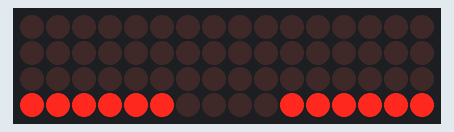
Bench run of a sketch on a simulated Arduino Uno, built with avr-gcc and run on an emulated ATmega328P. On the bench: 16×4 LED matrix. Wiring (inferred from the names in the program): LED cube drawn one layer per row (orientation assumed): layers A0, A1, A3, A2; columns pin 13, pin 12, pin 11, pin 10, pin 9, pin 8, pin 7, pin 6, pin 5, pin 4, pin 3, pin 2, pin 1, pin 0, A5, A4.

Above: at 2.99 s.
At 7.31 s:
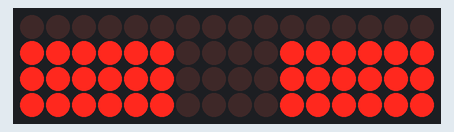
At 12.17 s:
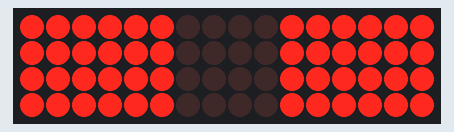
At 21.32 s:
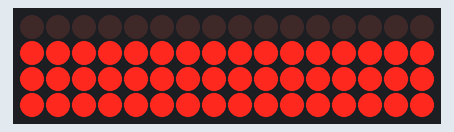
At 29.21 s:
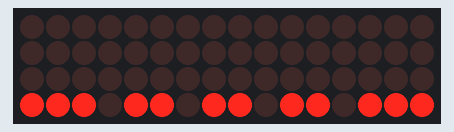
At 37.1 s:
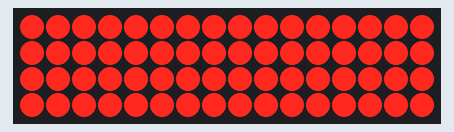

The sketch:

Version1.0__My_code.ino
```cpp
/*
 * Date: 22 March 2017
 * Ross Oliver
 *
  4x4x4 LED Cube -- Arduino_Uno
  Connection Setup:
  Columns
  [(x,y)-Pin]
  (1,1)-13
  (1,2)-12
  (1,3)-11
  (1,4)-10
  (2,1)-9
  (2,2)-8
  (2,3)-7
  (2,4)-6
  (3,1)-5
  (3-2)-4
  (3-3)-3
  (3,4)-2
  (4,1)-1
  (4,2)-0
  (4,3)-A5
  (4,4)-A4


  Layers
  [layer-Pin]
  a-A0
  b-A1
  c-A3
  d-A2

if you turn on a row or column of led's, you have to turn them off later.
 before next pattern has started.

*/


//initializing and declaring led rows
  int column[]={13,12,11,10,9,8,7,6,5,4,3,2,1,0,A5,A4}; // 16 ROWS
  //int column[16]={13,12,11,10,9,8,7,6,5,4,3,2,1,0,A5,A4}; // ROWS

//initializing and declaring led layers

  // layer (A0 - A), (A1 - B),(A2 - D),(A3 - C)
  int layer[]={A0, A1, A3, A2}; // LAYERS
  //int layer[4]={A3,A2,A1,A0}; // LAYERS


void setup() {
  //setting up pins from (1,1) through to (4,4)

  for(int i = 0; i< 16; i++)
  {
    pinMode(column[i], OUTPUT);
  }

  //setting layers to output "A,B,C,D"
  // 1=A, 2=B, 3=C, 4=D
  for(int i = 0; i<4; i++)
  {
    pinMode(layer[i], OUTPUT);
  }

  //seeding random for random pattern
  randomSeed(analogRead(10));
}

void TurnallOn()
{
  ////////////////////////////////////////////////////////////turn all on

  // turn on all Columns
  for(int i = 0; i<16; i++)
  {
    digitalWrite(column[i], 0);
  }

  //turning on layers
  for(int i = 0; i<4; i++)
  {
    digitalWrite(layer[i], 1);
  }
}

void TurnallOff()
{
  ////////////////////////////////////////////////////////////turn all on

  // turn on all Columns
  for(int i = 0; i<16; i++)
  {
    digitalWrite(column[i], 1);
  }

  //turning on layers
  for(int i = 0; i<4; i++)
  {
    digitalWrite(layer[i], 0);
  }
}

///////////////////////////////////////////////////////turn columns off
void turnColumnsOff()
{
  for(int i = 0; i<16; i++)
  {
    digitalWrite(column[i], 1);
  }
}


void FlashEachLedSeperatly() {
  //////////// turns on every LED starting from the top and works its way to the bottom.

  // NOTATION: (X,Y)PIN --> (Associated PIN)


    TurnallOff();
    int i;
    int j;
    int vector;

    for(j = 3; j>=0;j--) // from top to bottom
    {
      digitalWrite(layer[j], 1); // one layer at a time
      digitalWrite(layer[j+1], 0); // turn off previous layer

        vector = j%2; // checks if the LED layer pos.
        // if top level --> forward dir. next level down direction of LED will switch
        // for next layer direction will switch again

        ////////// forward from D(1,1) --> D(4,4)
          for (i=0; i < 16 && vector == 1; i++) // increment though the column LED's
          {
          digitalWrite(column[i], 0); // turns of LED
          delay(200);                 // delay for 0.2 seconds
          digitalWrite(column[i],1); // turns of the prev. LED
          }

        ////////// backwards from D(4,4) --> D(1,1)
        for (i=15; i > 0 && vector == 0; i--) // decrement though the column LED's
        {
          digitalWrite(column[i], 0);
          delay(200);
          digitalWrite(column[i], 1);
        }
    }

    for(j = 0; j<=3;j++) // from bottom to top
    {
      digitalWrite(layer[j], 1); // turn on one layer at a time
      digitalWrite(layer[j-1], 0); // turn off previous layer

        vector = j%2; // checks if the LED layer pos.
        // if top level --> forward dir. next level down direction of LED will switch
        // for next layer direction will switch again

        ////////// forward from D(1,1) --> D(4,4)
          for (i=0; i < 16 && vector == 0; i++)
          {
          digitalWrite(column[i], 0);
          delay(200);
          digitalWrite(column[i],1);
          }

        ////////// backwards from D(4,4) --> D(1,1)
        for (i=15; i > 0 && vector == 1; i--)
        {
          digitalWrite(column[i], 0);
          delay(200);
          digitalWrite(column[i], 1);
        }
    }
}

void SmallSquare()
{

  //7 3 4 8
  //int column[]={13,12,11,10,9,8,7,6,5,4,3,2,1,0,A5,A4}; // ROWS

  //digitalWrite(column[5], 1);
  //digitalWrite(column[9], 1);
  //digitalWrite(column[10], 1);
  //digitalWrite(column[6], 1);

 TurnallOn();
 int j = 0;
  digitalWrite(layer[1], 1);
  digitalWrite(layer[2], 1);


 while (j <= 15) {


  if (j != 5 && 7 <= j && j >= 11)
  {
  digitalWrite(column[j], 1);
  j++;
 }
 else if (j < 15) {
  digitalWrite(column[j], 1);
  j++;
  }
 }
 j = 0;

}


void Turn_on_one()
{
  TurnallOff();

  digitalWrite(column[10], 0);
  digitalWrite(layer[2], 1);
}

void test_square() {

  TurnallOff();

  digitalWrite(layer[1], 1);
  digitalWrite(layer[2], 1);

  digitalWrite(column[5], 0);
  digitalWrite(column[6], 0);
  digitalWrite(column[9], 0);
  digitalWrite(column[10], 0);
}
// 5 6 9 10

  /* to make this modulated
   *  ie
   *
   *  where x is dependenf on the size of the cube
   *  the pin# will get smaller expanding the size of the cube
   *  8+x adds on antother led (corner one) maybe??
   *  for(7-x ; 8+x; i++
   *      digitalWtite(column[i],0)
   *
   *   y is dep on size will get larger for every itteration untill size 4
   *
   *
   *   for(2-y ; 3+x; i++
   *      digitalWtite(layer[i],1)
  }*/


//////////////////////////////////////////////////////////////propeller
void propeller()
{
  TurnallOff();
  int x = 90;
  for(int y = 4; y>0; y--)
  {
    for(int i = 0; i<6; i++)
    {
      //turn on layer
      digitalWrite(layer[y-1], 1);
      //a1
      turnColumnsOff();

      for(int j=0; j<16; j=j+5)
      {
        digitalWrite(column[j], 0);
      }

      delay(x);

      //b1
      turnColumnsOff();

      for (int k=4; k <= 5 && 10 <= k && k <= 11 ; k++)
      {
      digitalWrite(column[k], 0);
      }
      delay(x);

      //c1
      turnColumnsOff();

      for (int l=6; l<=9; l++)
      {
      digitalWrite(column[l], 0);
      }
      delay(x);

      //d1
      turnColumnsOff();

      for (int m = 3; m <= 12; m = m+3)
      {
      digitalWrite(column[m], 0);
      }
      delay(x);

      //d2
      turnColumnsOff();
      digitalWrite(column[2], 0);
      digitalWrite(column[6], 0);
      digitalWrite(column[9], 0);
      digitalWrite(column[13], 0);
      delay(x);

      //d3
      turnColumnsOff();

      for(int n=1; n<=10; n=n+5)
      {
      digitalWrite(column[n], 0);
      }
      digitalWrite(column[14], 0);
      delay(x);
    }
  }
  //d4
  turnColumnsOff();

  for (int p=0; p<=15; p=p+5)
  {
  digitalWrite(column[p], 0);
  }
  delay(x);
}

void loop() {
  // main code here, to run repeatedly:

  //FlashEachLedSeperatly();
  //SmallSquare();
  //Turn_on_one();
  //test_square();
  propeller();
}
```
